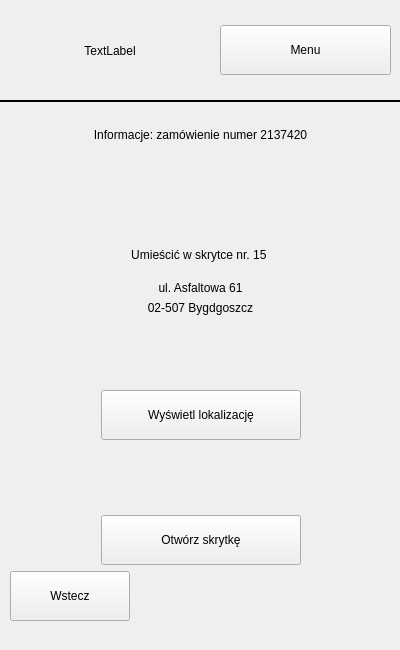
<?xml version="1.0" encoding="UTF-8"?>
<ui version="4.0">
 <class>Form</class>
 <widget class="QWidget" name="Form">
  <property name="geometry">
   <rect>
    <x>0</x>
    <y>0</y>
    <width>400</width>
    <height>650</height>
   </rect>
  </property>
  <property name="windowTitle">
   <string>Form</string>
  </property>
  <widget class="Line" name="line">
   <property name="geometry">
    <rect>
     <x>0</x>
     <y>86</y>
     <width>400</width>
     <height>30</height>
    </rect>
   </property>
   <property name="minimumSize">
    <size>
     <width>0</width>
     <height>0</height>
    </size>
   </property>
   <property name="frameShadow">
    <enum>QFrame::Plain</enum>
   </property>
   <property name="lineWidth">
    <number>2</number>
   </property>
   <property name="midLineWidth">
    <number>0</number>
   </property>
   <property name="orientation">
    <enum>Qt::Horizontal</enum>
   </property>
  </widget>
  <widget class="QWidget" name="horizontalLayoutWidget">
   <property name="geometry">
    <rect>
     <x>10</x>
     <y>10</y>
     <width>381</width>
     <height>81</height>
    </rect>
   </property>
   <layout class="QHBoxLayout" name="horizontalLayout">
    <property name="spacing">
     <number>10</number>
    </property>
    <item>
     <widget class="QLabel" name="labelUserInfo">
      <property name="minimumSize">
       <size>
        <width>200</width>
        <height>50</height>
       </size>
      </property>
      <property name="text">
       <string>TextLabel</string>
      </property>
      <property name="alignment">
       <set>Qt::AlignCenter</set>
      </property>
     </widget>
    </item>
    <item>
     <widget class="QPushButton" name="pushButtonMenu">
      <property name="minimumSize">
       <size>
        <width>120</width>
        <height>50</height>
       </size>
      </property>
      <property name="text">
       <string>Menu</string>
      </property>
     </widget>
    </item>
   </layout>
  </widget>
  <widget class="QWidget" name="gridLayoutWidget_2">
   <property name="geometry">
    <rect>
     <x>10</x>
     <y>110</y>
     <width>381</width>
     <height>511</height>
    </rect>
   </property>
   <layout class="QGridLayout" name="gridLayout">
    <item row="0" column="0">
     <widget class="QLabel" name="labelNumberInfo">
      <property name="minimumSize">
       <size>
        <width>0</width>
        <height>50</height>
       </size>
      </property>
      <property name="frameShape">
       <enum>QFrame::NoFrame</enum>
      </property>
      <property name="frameShadow">
       <enum>QFrame::Plain</enum>
      </property>
      <property name="text">
       <string>Informacje: zamówienie numer 2137420</string>
      </property>
      <property name="alignment">
       <set>Qt::AlignCenter</set>
      </property>
     </widget>
    </item>
    <item row="2" column="0">
     <layout class="QHBoxLayout" name="horizontalLayout_4">
      <item>
       <spacer name="horizontalSpacer_3">
        <property name="orientation">
         <enum>Qt::Horizontal</enum>
        </property>
        <property name="sizeHint" stdset="0">
         <size>
          <width>40</width>
          <height>20</height>
         </size>
        </property>
       </spacer>
      </item>
      <item>
       <widget class="QPushButton" name="pushButtonOpenBox">
        <property name="minimumSize">
         <size>
          <width>200</width>
          <height>50</height>
         </size>
        </property>
        <property name="maximumSize">
         <size>
          <width>200</width>
          <height>16777215</height>
         </size>
        </property>
        <property name="layoutDirection">
         <enum>Qt::RightToLeft</enum>
        </property>
        <property name="text">
         <string>Otwórz skrytkę</string>
        </property>
       </widget>
      </item>
      <item>
       <spacer name="horizontalSpacer_2">
        <property name="orientation">
         <enum>Qt::Horizontal</enum>
        </property>
        <property name="sizeHint" stdset="0">
         <size>
          <width>40</width>
          <height>20</height>
         </size>
        </property>
       </spacer>
      </item>
     </layout>
    </item>
    <item row="4" column="0">
     <layout class="QHBoxLayout" name="horizontalLayout_2">
      <item>
       <widget class="QPushButton" name="pushButtonBack">
        <property name="minimumSize">
         <size>
          <width>120</width>
          <height>50</height>
         </size>
        </property>
        <property name="text">
         <string>Wstecz</string>
        </property>
       </widget>
      </item>
      <item>
       <spacer name="horizontalSpacer">
        <property name="orientation">
         <enum>Qt::Horizontal</enum>
        </property>
        <property name="sizeHint" stdset="0">
         <size>
          <width>40</width>
          <height>20</height>
         </size>
        </property>
       </spacer>
      </item>
     </layout>
    </item>
    <item row="1" column="0">
     <layout class="QGridLayout" name="gridLayout_2">
      <item row="2" column="0">
       <widget class="QLabel" name="label_2">
        <property name="text">
         <string>ul. Asfaltowa 61</string>
        </property>
        <property name="alignment">
         <set>Qt::AlignCenter</set>
        </property>
       </widget>
      </item>
      <item row="5" column="0">
       <layout class="QHBoxLayout" name="horizontalLayout_6">
        <item>
         <spacer name="horizontalSpacer_6">
          <property name="orientation">
           <enum>Qt::Horizontal</enum>
          </property>
          <property name="sizeHint" stdset="0">
           <size>
            <width>40</width>
            <height>20</height>
           </size>
          </property>
         </spacer>
        </item>
        <item>
         <widget class="QPushButton" name="pushButtonShowLocalization">
          <property name="enabled">
           <bool>true</bool>
          </property>
          <property name="minimumSize">
           <size>
            <width>200</width>
            <height>50</height>
           </size>
          </property>
          <property name="maximumSize">
           <size>
            <width>200</width>
            <height>16777215</height>
           </size>
          </property>
          <property name="text">
           <string>Wyświetl lokalizację</string>
          </property>
         </widget>
        </item>
        <item>
         <spacer name="horizontalSpacer_7">
          <property name="orientation">
           <enum>Qt::Horizontal</enum>
          </property>
          <property name="sizeHint" stdset="0">
           <size>
            <width>40</width>
            <height>20</height>
           </size>
          </property>
         </spacer>
        </item>
       </layout>
      </item>
      <item row="0" column="0">
       <spacer name="verticalSpacer">
        <property name="orientation">
         <enum>Qt::Vertical</enum>
        </property>
        <property name="sizeHint" stdset="0">
         <size>
          <width>20</width>
          <height>40</height>
         </size>
        </property>
       </spacer>
      </item>
      <item row="7" column="0">
       <spacer name="verticalSpacer_3">
        <property name="orientation">
         <enum>Qt::Vertical</enum>
        </property>
        <property name="sizeHint" stdset="0">
         <size>
          <width>20</width>
          <height>10</height>
         </size>
        </property>
       </spacer>
      </item>
      <item row="4" column="0">
       <spacer name="verticalSpacer_2">
        <property name="orientation">
         <enum>Qt::Vertical</enum>
        </property>
        <property name="sizeHint" stdset="0">
         <size>
          <width>20</width>
          <height>40</height>
         </size>
        </property>
       </spacer>
      </item>
      <item row="1" column="0" alignment="Qt::AlignHCenter">
       <widget class="QLabel" name="label">
        <property name="minimumSize">
         <size>
          <width>100</width>
          <height>40</height>
         </size>
        </property>
        <property name="maximumSize">
         <size>
          <width>400</width>
          <height>40</height>
         </size>
        </property>
        <property name="baseSize">
         <size>
          <width>0</width>
          <height>0</height>
         </size>
        </property>
        <property name="frameShape">
         <enum>QFrame::NoFrame</enum>
        </property>
        <property name="text">
         <string>Umieścić w skrytce nr. 15 </string>
        </property>
        <property name="alignment">
         <set>Qt::AlignCenter</set>
        </property>
       </widget>
      </item>
      <item row="3" column="0">
       <widget class="QLabel" name="label_3">
        <property name="text">
         <string>02-507 Bygdgoszcz</string>
        </property>
        <property name="alignment">
         <set>Qt::AlignCenter</set>
        </property>
       </widget>
      </item>
     </layout>
    </item>
   </layout>
  </widget>
 </widget>
 <resources/>
 <connections/>
</ui>
